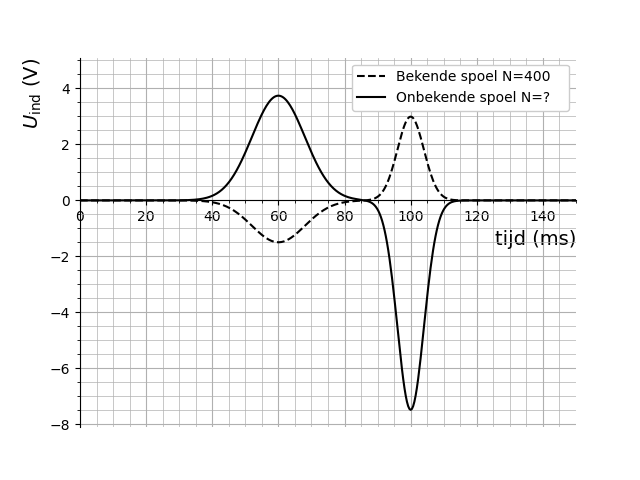

Source code (Python):
# Open this file with jeroenvantilburg.nl/ppg or any python environment
import matplotlib.pyplot as plt # do not modify; required by ppg
import numpy as np
from math import *

mu1 = 60
mu2 = 100
sigma1 = 8
sigma2 = 4

# Create a numpy array of 400 entries with a sinus
x = np.linspace(0, 150, 400)
y = 30/(np.sqrt(2*np.pi)*sigma1)*np.exp(-1*(x-mu1)**2/(2*sigma1**2)) \
    -30/(np.sqrt(2*np.pi)*sigma2)*np.exp(-1*(x-mu2)**2/(2*sigma2**2))
z = 75/(np.sqrt(2*np.pi)*sigma1)*np.exp(-1*(x-mu1)**2/(2*sigma1**2)) \
    -75/(np.sqrt(2*np.pi)*sigma2)*np.exp(-1*(x-mu2)**2/(2*sigma2**2))

fig, ax = plt.subplots()
ax.plot(x, -y,  color = 'black', linestyle = 'dashed', label="Bekende spoel N=400")
ax.plot(x, z, color = 'black', label="Onbekende spoel N=?   ")

ax.set_xlim([0, 150])
ax.set_ylim([-8.1, 5.1])
ax.set_xlabel("tijd (ms)", loc='right', fontsize=14)
ax.set_ylabel( "$U_{\mathrm{ind}}$ (V)", loc='top', fontsize=14)

# Show the minor ticks and the major grid
ax.minorticks_on()
ax.grid(which='major')
ax.grid(which='minor', alpha=1, lw=0.5)

ax.legend(loc='upper right', framealpha=1)

# Move bottom x-axis to centre, passing through (0,0)
ax.spines['bottom'].set_position('zero')
ax.spines['left'].set_position('zero')

# Eliminate upper and right axes
ax.spines['right'].set_color('none')
ax.spines['top'].set_color('none')


plt.show() # last line; do not modify; required by ppg
